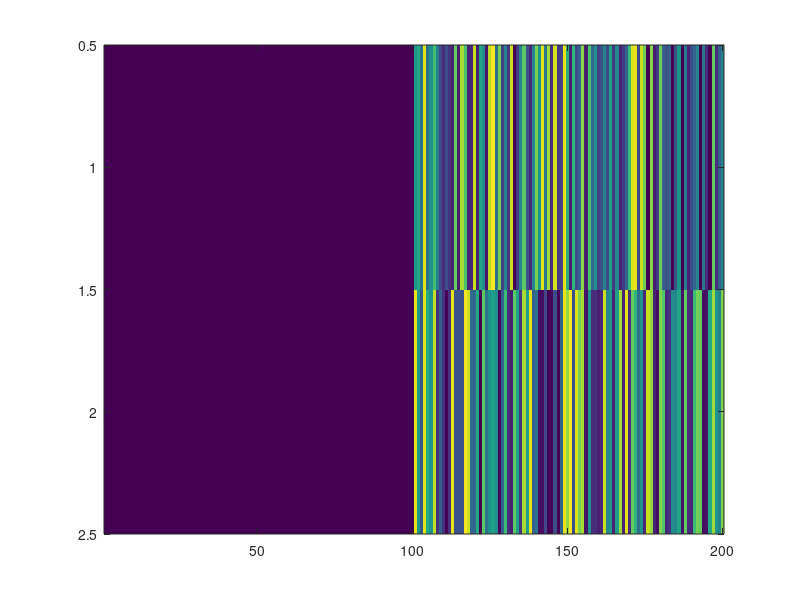

The MATLAB script that drew this image: (Note: this script raises an error after producing the figure.)
function test_pvals()
    num_perms = 100;
    perm_accs = randn(num_perms, 10, 2, 200) + 0.5;

    for goodness = [0.9]
        good_points = goodness*ones(10, 2, 100);
        for badness = 0.5:0.01:0.6
            bad_points = badness*ones(10, 2, 100);
            true_accs = cat(3, good_points, bad_points);
            disp(size(true_accs))
            rep_true_accs = repmat(true_accs, [1, 1, 1, num_perms]);
            disp(size(rep_true_accs))
            rep_true_accs = permute(rep_true_accs, [4, 1, 2, 3]);
            meow = squeeze(sum(perm_accs >= rep_true_accs, 1));
            uncorr_pvals = (meow + 1)/num_perms;
            disp(size(uncorr_pvals))
            new_pvals = correct_pvals(uncorr_pvals);
            figure
            imagesc(new_pvals)
            suptitle(sprintf('badness = %0.3f, goodness = %0.3f', badness, goodness))
            colorbar
            caxis([0, 0.05])
        end
    end
end

function new_pvals = correct_pvals(uncorrected_pvals)
    
    [~, num_reg, num_t] = size(uncorrected_pvals);
    new_pvals =nan(num_reg, num_t);
    for i = 1:num_reg
        for j = 1:num_t
            dist_over_sub = uncorrected_pvals(:, i, j);
            dist_over_sub(dist_over_sub == 1.0) = dist_over_sub(dist_over_sub == 1.0) - 1e-14;
            dist_over_sub(dist_over_sub == 0.0) = dist_over_sub(dist_over_sub == 0.0) + 1e-14;
            
            meow = norminv(dist_over_sub);
            
            [~, new_pvals(i, j)] = ttest(meow);
            
%             if t_stat < 0.0
%                 new_pvals(i, j) = new_pvals(i, j)/2.0;
%             else
%                 new_pvals(i, j) = 1.0 - new_pvals(i, j)/2.0;
%             end
        end
    end
end


